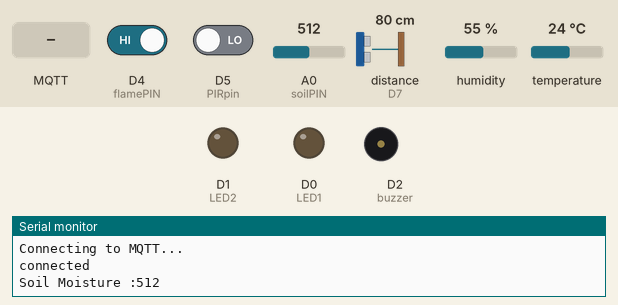
Simulated run of this program. Board: ESP8266 (NodeMCU). On the bench: output pins drawn as LEDs (lit = HIGH), buzzer (waves = sounding, pin HIGH), the last lines printed to the serial monitor. The inputs (shaded band) are chosen by the test bench; at power-on: D4 (flamePIN) HIGH, D5 (PIRpin) LOW, A0 (soilPIN) = 512, distance to the obstacle (sensor on D7) 80 cm, humidity 55 %, temperature 24 °C. WiFi joins after 1.5 s; servers stay silent unless stated; no MQTT or app messages arrive unless stated.

Above: at 4.7 s.
4.8 s: D4 (flamePIN) driven LOW
At 7.5 s:
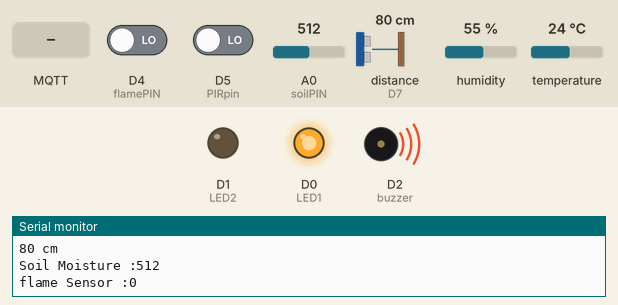
8.0 s: MQTT message "LED1 OFF" arrives on the first subscribed topic
At 9.0 s:
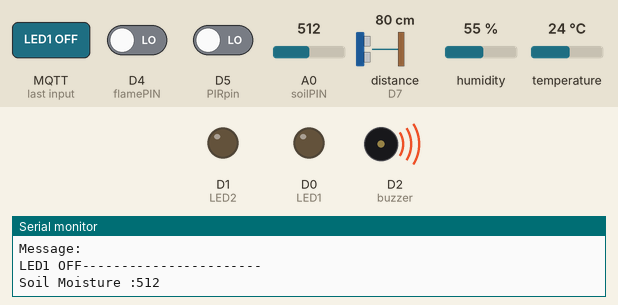
10.6 s: MQTT message "LED2 ON" arrives on the second subscribed topic
At 11.7 s:
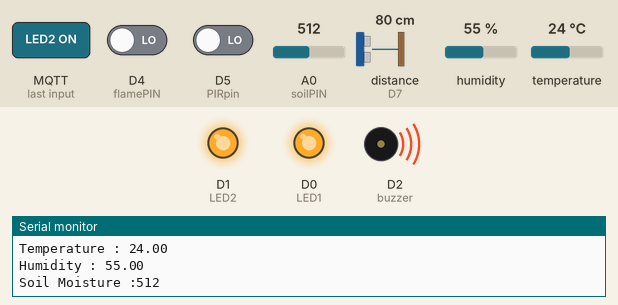
12.6 s: D4 (flamePIN) driven HIGH
At 15.2 s:
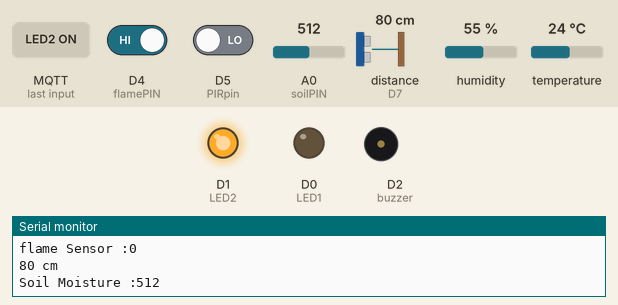
15.7 s: MQTT message "LED1 ON" arrives on the first subscribed topic
At 16.6 s:
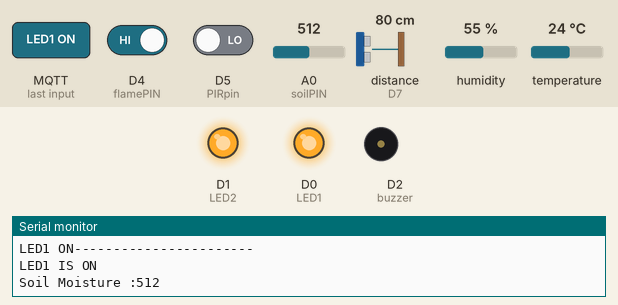
Timing chart, 0 to 18.7 s (numbered marks = the images above; inputs shaded):
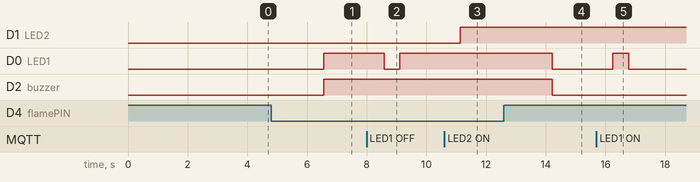

Measured:
- after the input at 4.8 s, D0 (LED1), D2 (buzzer): LOW → HIGH after 1.8 s
- after the input at 8.0 s, D0 (LED1): HIGH → LOW after 0.59 s, → HIGH 0.52 s later
- after the input at 10.6 s, D1 (LED2): LOW → HIGH after 0.53 s
- after the input at 12.6 s, D0 (LED1), D2 (buzzer): HIGH → LOW after 1.6 s
- after the input at 15.7 s, D0 (LED1): LOW → HIGH after 0.54 s, → LOW 0.53 s later

The program:

main.cpp
```cpp
#include <ESP8266WiFi.h> //https://github.com/esp8266/Arduino

// needed for library
#include <DNSServer.h>
#include <Adafruit_Sensor.h>
#include <ESP8266WebServer.h>
#include <WiFiManager.h> //https://github.com/tzapu/WiFiManager
#include <DHT.h>
#include <PubSubClient.h>
#include <Ultrasonic.h>
#include <Servo.h>

const char *mqttServer = "10.171.224.198";
const int mqttPort = 1883;

// Analog pin connected
#define soilPIN A0

// Digital pin connected
#define LED1 D0
#define LED2 D1
#define buzzer D2
#define DHTPIN D3
#define flamePIN D4
#define PIRpin D5
Ultrasonic ultrasonic(D6, D7);

// variables
int flame = HIGH;

Servo servo;

int GIu_Ultrasonic_Dist_CM = 0;

#define DHTTYPE DHT22 // DHT 22 (AM2302)
DHT dht(DHTPIN, DHTTYPE);

unsigned long previousMillis = 0;
unsigned long interval = 10000;

void callback(char *topic, byte *payload, unsigned int length)
{

  Serial.print("Message arrived in topic: ");
  Serial.println(topic);

  Serial.print("Message:");
  Serial.println();

  String message = "";
  for (int i = 0; i < length; i++)
  {
    Serial.print((char)payload[i]);
    message += (char)payload[i];
  }
  Serial.println("-----------------------");
  //  ************************** OUTPUT LED ***************************************
  if (String(topic) == "LED1")
  {
    if (message == "LED1 ON")
    {
      digitalWrite(LED1, HIGH);
      Serial.println("LED1 IS ON");
    }
    else if (message == "LED1 OFF")
    {
      digitalWrite(LED1, LOW);
    }
  }
  else if (String(topic) == "LED2")
  {
    if (message == "LED2 ON")
    {
      digitalWrite(LED2, HIGH);
      Serial.println("LED2 IS ON");
    }
    else if (message == "LED2 OFF")
    {
      digitalWrite(LED2, LOW);
    }
  }


}

WiFiClient espClient;
PubSubClient client(mqttServer, mqttPort, callback, espClient);

void setup()
{

  delay(2000);
  // put your setup code here, to run once:
  Serial.begin(9600);

  // WiFiManager
  // Local intialization. Once its business is done, there is no need to keep it around
  WiFiManager wifiManager;
  // reset saved settings
  // wifiManager.resetSettings();

  // set custom ip for portal
  // wifiManager.setAPStaticIPConfig(IPAddress(10,0,1,1), IPAddress(10,0,1,1), IPAddress(255,255,255,0));

  // fetches ssid and pass from eeprom and tries to connect
  // if it does not connect it starts an access point with the specified name
  // here  "AutoConnectAP"
  // and goes into a blocking loop awaiting configuration
  wifiManager.autoConnect("AutoConnectAP");
  // or use this for auto generated name ESP + ChipID
  // wifiManager.autoConnect();

  // if you get here you have connected to the WiFi
  Serial.println("connected...yeey :)");
  // dht.begin();
  client.setServer(mqttServer, mqttPort);
  client.setCallback(callback);
  while (!client.connected())
  {
    Serial.println("Connecting to MQTT...");

    if (client.connect("ESP8266Client"))
    {
      Serial.println("connected");
      client.subscribe("LED1");
      client.subscribe("LED2");
      client.subscribe("servo1");
      client.subscribe("buzzer");
    }
    else
    {

      Serial.print("failed with state ");
      Serial.print(client.state());
      delay(2000);
    }
  }

  // to start dht measure
  dht.begin();

  // to set the pins
  pinMode(LED1, OUTPUT);
  pinMode(LED2, OUTPUT);
  pinMode(buzzer, OUTPUT);
  digitalWrite(buzzer, LOW);
  digitalWrite(LED1, LOW);
  digitalWrite(LED2, LOW);

  pinMode(DHTPIN, INPUT);
  pinMode(flamePIN, INPUT);
  pinMode(PIRpin, INPUT);

    // Configure Servo PIN
  // servo.attach(D8);
  // servo.write(0);
}

void loop()
{
  client.loop();
  //  ****************************Humidity &&&& Temperature *****************************************
  unsigned long currentMillis = millis();
  if (currentMillis - previousMillis >= interval)
  {
    // save the last time you updated the DHT values
    previousMillis = currentMillis;
    float t = dht.readTemperature();
    delay(10);
    float h = dht.readHumidity();
    if (!isnan(h) && !isnan(t))
    {
      Serial.println("Temperature : " + String(t));
      Serial.println("Humidity : " + String(h));
      String toSend = String(t) + "," + String(h);
      client.publish("data", toSend.c_str());
    }
  }
  // **************************** Soil Moisture *****************************************
  int s = analogRead(soilPIN);
  Serial.println("Soil Moisture :" + String(s));
  delay(500);
  String toSend = String(s);
  client.publish("soilmois", toSend.c_str());

  // **************************** Flame Sensor *****************************************
  flame = digitalRead(flamePIN);
  if (flame == LOW)
  {
    digitalWrite(LED1, HIGH); // remove
    digitalWrite(buzzer, HIGH);
    String toSendflame = String(flame);
    client.publish("flame", toSendflame.c_str());
    Serial.println("flame Sensor :" + String(flame));
  }
  else
  {
    digitalWrite(LED1, LOW);
    digitalWrite(buzzer, LOW); // remove
  }

  // **************************** Ultrasonic Sensor *****************************************
  delay(2000);
  GIu_Ultrasonic_Dist_CM = ultrasonic.read(CM); // Read ultrasonic distance value in CM or INCH
  String toSendultra = String(GIu_Ultrasonic_Dist_CM);
  client.publish("ultra", toSendultra.c_str());
  Serial.print(GIu_Ultrasonic_Dist_CM);
  Serial.println(" cm");
  // **************************** PIR Sensor *****************************************
  int pirValue = digitalRead(PIRpin);

  if (pirValue == HIGH)
  {
    String toSendpir = String(pirValue);
    client.publish("pir", toSendpir.c_str());
    Serial.println("Motion detected!");
  }


}
```
